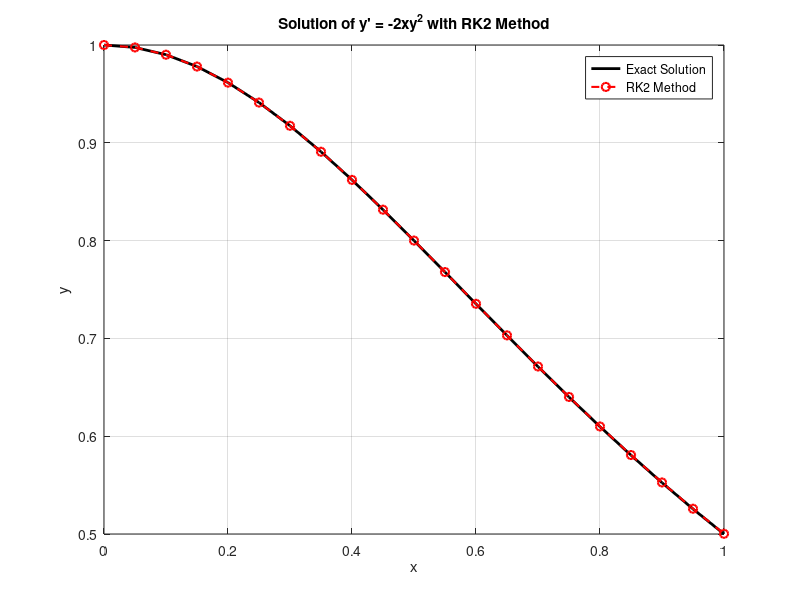

The MATLAB source for this figure:
%RK-2 Method
clc; clear;

h = 0.05;               
x = 0:h:1;             
n = length(x);         
y = zeros(1, n);       
y(1) = 1;    

f = @(x,y) - 2 .* x .* y.^2;


for i = 1:n-1    

k1 = h * f(x(i), y(i));              
k2 = h * f(x(i) + h, y(i) + k1);

k = 1/2 * (k1 + k2);

y(i+1) = y(i) + k;
end

y_exact = 1 ./ (1 + x.^2);
error = abs(y_exact - y);

disp('    x        y_RK2    y_Exact     Error');
disp('-----------------------------------------------');
for i = 1:n
    fprintf('%8.2f %12.6f %12.6f %12.2e\n', x(i), y(i), y_exact(i), error(i));
end

figure;
plot(x, y_exact, 'k-', 'LineWidth', 2);
hold on;
plot(x, y, 'ro--', 'LineWidth', 1.5, 'MarkerSize', 6);
xlabel('x'); ylabel('y');
title("Solution of y' = -2xy^2 with RK2 Method")

legend('Exact Solution', 'RK2 Method');
grid on;
